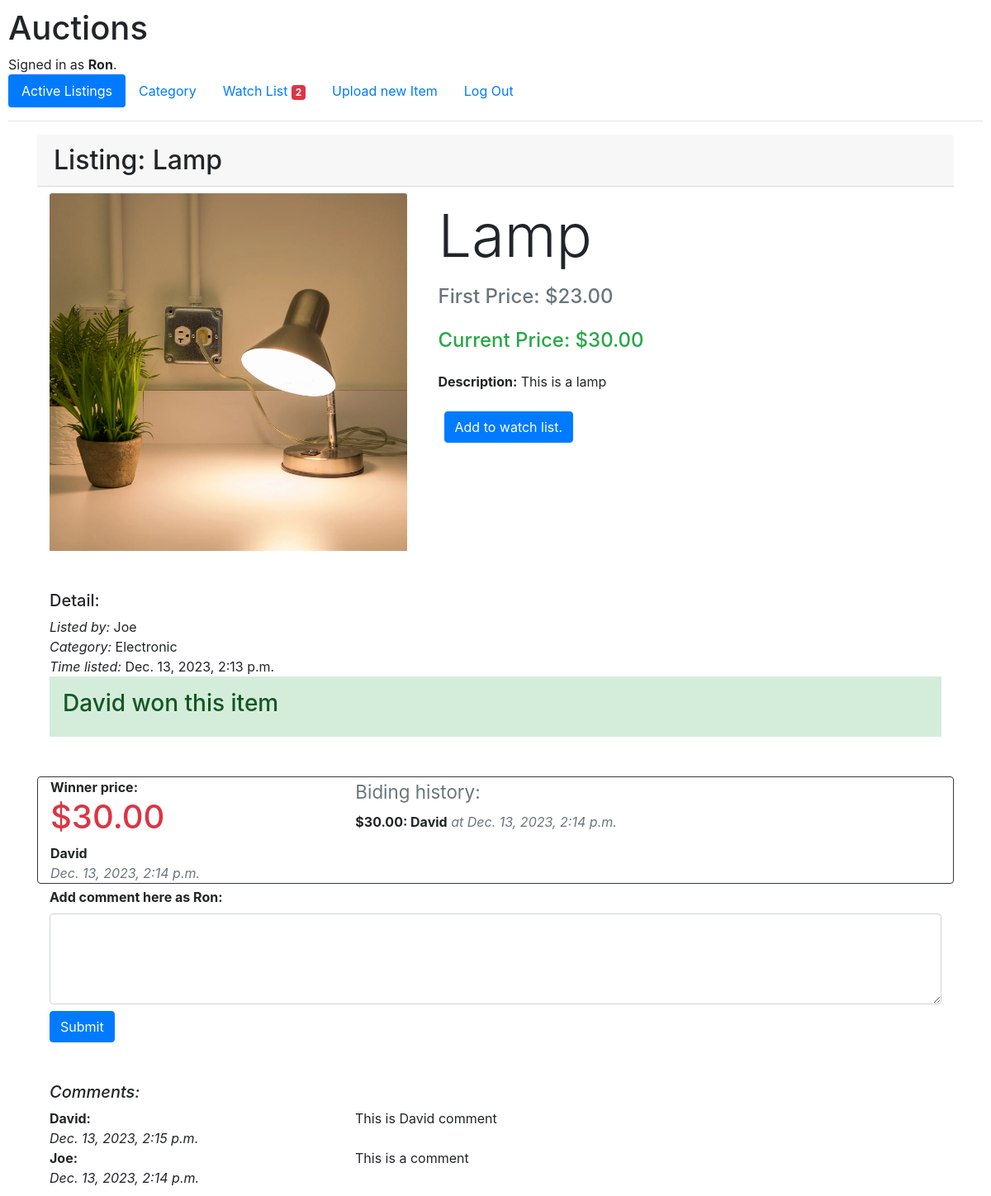
The page /itemListing/37 (signed in) on the database its author committed.
### auctions/models.py (models this page shows, shortened)
class User(AbstractUser):
    pass

class Item(models.Model):
    name = models.CharField(max_length=128)
    description = models.TextField(blank=True)
    category = models.CharField(
        max_length=2,
        choices= CATEGORIES_CHOICE,
        default=""
    )
    first_price = models.DecimalField(max_digits=8, decimal_places=2)
    date = models.DateTimeField(auto_now_add=True)
    image = models.ImageField(upload_to="auctions/static/images", null=True, blank=True)
    user_id = models.ForeignKey(User, on_delete=models.CASCADE,related_name="itemsListed")
    bided = models.BooleanField(default=False)
    @property
    def get_image_url(self):
        if not self.image:
            return ""
        return self.image.url

class Bid(models.Model):
    item_id = models.ForeignKey(Item, on_delete=models.CASCADE, related_name="itemBids")
    user_id = models.ForeignKey(User, on_delete=models.CASCADE, related_name="userBids")
    price = models.DecimalField(max_digits=8, decimal_places=2)
    time = models.DateTimeField(auto_now_add=True)

class Comment(models.Model):
    item_id = models.ForeignKey(Item, on_delete=models.CASCADE, related_name="itemComts")
    user_id = models.ForeignKey(User, on_delete=models.CASCADE, related_name="userComts")
    content = models.TextField(blank=True)
    time = models.DateTimeField(auto_now_add=True)

### auctions/views.py (the view)
# urls.py: path("itemListing/<int:item_id>", views.itemListing, name="itemListing"),
def itemListing(request, item_id):
    try:
        item = Item.objects.get(pk=item_id)
        bids = Bid.objects.filter(item_id=item_id).order_by('-price')
        comment = Comment.objects.filter(item_id=item_id).order_by('-time')
        add = True
        watch = []
        if request.user.is_authenticated:
            watch = WatchList.objects.all().filter(item_id=item_id).filter(user_id=request.user)
        if len(watch) == 0:
            add = True
        else:
            add = False
        return render(request, "auctions/item.html", {
            "item": item,
            "add": add,
            "bidUsers": bids,
            "comments": comment,
            "watchlist": get_watch_list(request),
        })
    except Item.DoesNotExist:
        raise Http404("Item does not exist.")

### auctions/views.py (called while the page is built)
@login_required
def get_watch_list(request):
    itemsWatch = WatchList.objects.all().filter(user_id=request.user)
    return itemsWatch

### auctions/templates/auctions/item.html (shortened to what this page needs)
{% extends "auctions/layout.html" %}
{% load humanize %}
{% block body %}
    <div class="container">
        <h2 class="card-header">Listing: {{ item.name }}</h2>
        <div class="container mt-2">
            <div class="row">
                <div class="col-md-5">
                    <img class="card-img-top" src="{{ item.get_image_url }}">
                </div>
                <div class="col-md-7">
                    <div class="d-flex flex-column mb-3">
                        <div class="p-2 display-3">{{ item.name }}</div>
                        <div class="p-2 h4 text-secondary">First Price: ${{ item.first_price | intcomma }}</div>
                        {% if bidUsers %}
                            <div class="p-2 h4 text-success">Current Price: ${{ bidUsers.0.price | intcomma }}</div>
                        {% endif %}
                        <div class="p-2 card-body"><strong>Description:</strong> {{ item.description }}</div>
                    </div>
                    {% if user.is_authenticated %}
                        <div class="container">
                            {% if add is True %}
                            <form action="{% url 'addWatchList' item.id %}" method="post">
                                <button type="submit" class="btn btn-primary">Add to watch list.</button>
                            </form>
                            {% else %}
                            <form action="{% url 'deleteWatchList' item.id %}" method="post">
                                {% csrf_token %}
                                <button type="submit" class="btn btn-primary">Remove from watch list.</button>
                            </form>
                            {% endif %}
                        </div>
                    {% endif %}
                </div>
            </div>
        </div>
        <div class="container mt-5">
            <h5>Detail:</h5>
            <div>
                <div><em>Listed by:</em> {{ item.user_id }}</div>
                <div><em>Category:</em> {{ item.get_category_display }}</div>
                <div><em>Time listed:</em> {{ item.date }}</div>
            </div>
        </div>
            <div class="container">
                {% if item.bided is True %}
                    {% if request.user == bidUsers.0.user_id %}
                        <div class=".alert alert-success p-3">
                            <h3>You won this item</h3>
                        </div>
                    {% else %}
                        <div class=".alert alert-success p-3">
                            <h3>{{ bidUsers.0.user_id }} won this item</h3>
                        </div>
                    {% endif %}
                {% endif %}
            </div>
            <div class="container mt-5 border border-dark rounded">
                <div class="row">
                    <div class="col-md-4">
                        {% if bidUsers %}
                            {% if item.bided is True %}
                                <div><strong>Winner price:</strong></div>
                            {% elif bidUsers.0.user_id == request.user %}
                                <div><strong>You are holding the top price:</strong></div>
                                {{ break }}
                            {% else %}
                                <div><strong>Current bid:</strong></div>
                            {% endif %}
                            <h1 id="min_price" class="text-danger">${{ bidUsers.0.price | intcomma }}</h1>
                            <div><strong>{{ bidUsers.0.user_id }}</strong></div>
                            <div><em class="text-muted">{{ bidUsers.0.time }}</em></div>
                        {% else %}
                            <div><strong>First price:</strong></div>
                            <h1 id="min_price" class="text-danger">${{ item.first_price | intcomma }}</h1>
                            <div><strong>{{ item.user_id }}</strong></div>
                            <div><em class="text-muted">{{ item.date }}</em></div>
                        {% endif %}
                    </div>
                    <div class="col-md-8">
                        <h3><small class="text-muted">Biding history:</small></h3>
                        {% for user in bidUsers %}
                            <div><strong>${{ user.price | intcomma }}: {{ user.user_id }}</strong><em class="text-muted"> at {{ user.time }}</em></div>
                        {% empty %}
                            <div>No bid yet.</div>
                        {% endfor %}
                    </div>
                </div>
            </div>
        {% if user.is_authenticated %}
            <div class="container mt-1">
                <form action="{% url 'comment' item.id %}" method="post">
                    <div data-mdb-input-init class="form-outline mb-4">
                        <label class="form-label" for="form6Example7"><strong>Add comment here as {{ request.user }}:</strong></label>
                        <textarea name="content" class="form-control" id="form6Example7" rows="4"></textarea>
                        <button type="submit" class="btn btn-primary mt-2" for="typeNumber" value={{ item.id}}>Submit</button>
                    </div>
                </form>
            </div>
        {% endif %}
        <div class="container mt-5">
            <h5><em>Comments:</em></h5>
            {% for comment in comments %}
                <div class="row">
                    <div class="col-md-4">
                        <div><strong>{{ comment.user_id }}:</strong></div>
                        <div><em>{{ comment.time }}</em></div>
                    </div>
                    <div class="col-md-8">
                        <div>{{ comment.content }}</div>
                    </div>
                </div>
            {% empty %}
            <div class="container">
                <h5>There is no comment.</h5>
            </div>
            {% endfor %}
        </div>
    </div>
{% endblock %}

### auctions/templates/auctions/layout.html (shortened to what this page needs)
{% load static %}
{% load humanize %}
<!DOCTYPE html>
<html lang="en">
    <head>
        <link rel="stylesheet" href="https://stackpath.bootstrapcdn.com/bootstrap/4.4.1/css/bootstrap.min.css">
        <link href="{% static 'auctions/styles.css' %}" rel="stylesheet">
    </head>
    <body>
        <h1>Auctions</h1>
        <div>
            {% if user.is_authenticated %}
                Signed in as <strong>{{ user.username }}</strong>.
            {% else %}
                Not signed in.
            {% endif %}
        </div>
        <ul class="nav nav-pills">
            <li class="nav-item">
                <a class="nav-link" href="{% url 'index' %}" id="index">Active Listings</a>
            </li>
            <li class="nav-item">
                <a class="nav-link" href="{% url 'categoryView' %}" id="category">Category</a>
            </li>
            {% if user.is_authenticated %}
                <li class="nav-item">
                    <a class="nav-link" href="{% url 'watchList' %}" id="watchlist">
                        Watch List
                        {% if watchlist %}
                        <span class="badge badge-danger ms-2">{{ watchlist | length }}</span>
                        {% endif %}
                    </a>
                </li>
                <li class="nav-item">
                    <a class="nav-link" href="{% url 'uploadItem' %}" id="upload">Upload new Item</a>
                </li>
                <li class="nav-item">
                    <a class="nav-link" href="{% url 'logout' %}">Log Out</a>
                </li>
            {% endif %}
        </ul>
        <hr>
        {% block body %}
        {% endblock %}
    </body>
</html>

### auctions/static/auctions/styles.css (style rules this page uses)
body { padding: 10px; }

### rows shown on the page
User: username "Ron", user "Ron"
Item: name "Lamp", get_image_url (picture), first_price "23.00", description "This is a lamp", user_id "Joe", category "Electronic", date "Dec. 13, 2023, 2:13 p.m."
Bid: price "30.00", user_id.username "David", time "Dec. 13, 2023, 2:14 p.m.", user_id "David"
Comment: user_id "David", time "Dec. 13, 2023, 2:15 p.m.", content "This is David comment"
Comment: user_id "Joe", time "Dec. 13, 2023, 2:14 p.m.", content "This is a comment"

### other values the page prints
{{ watchlist | length }} "2"
